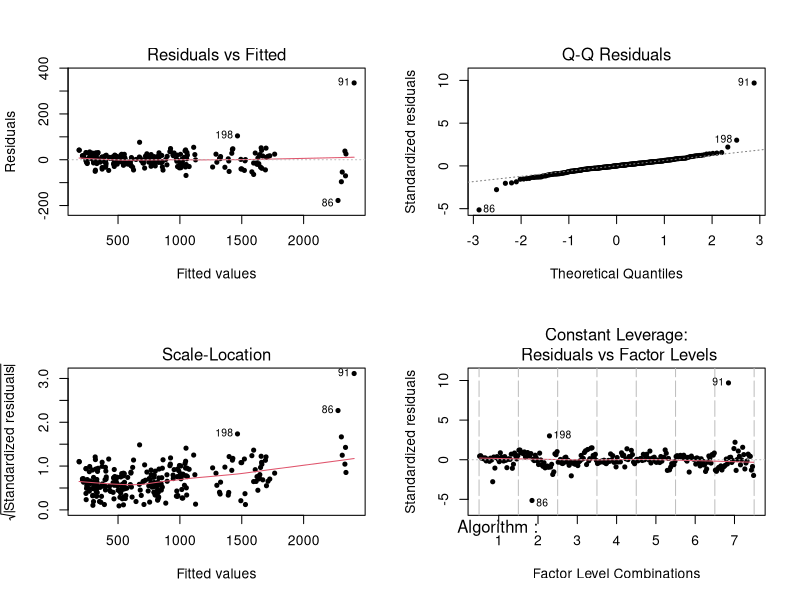
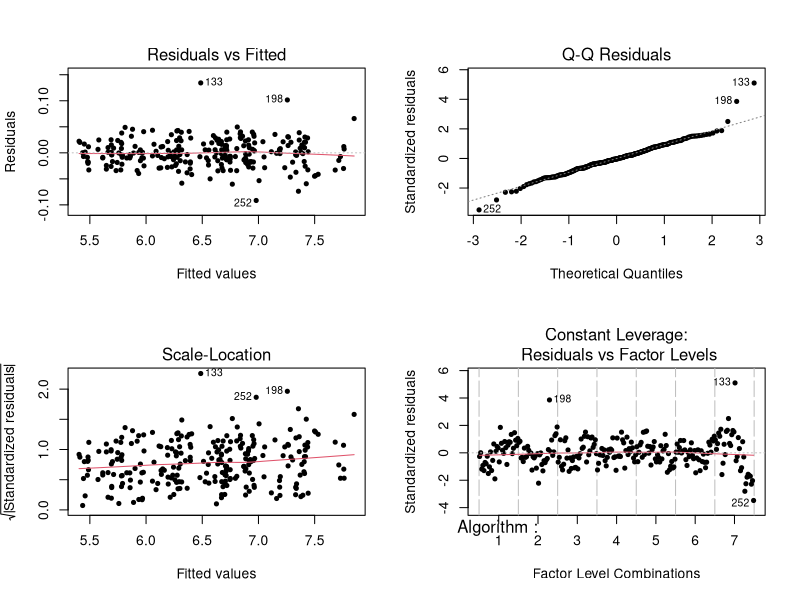
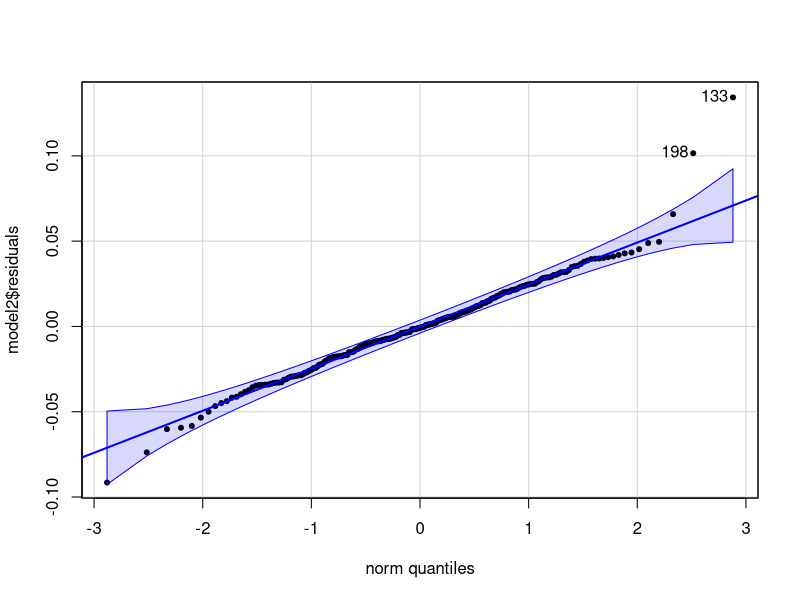
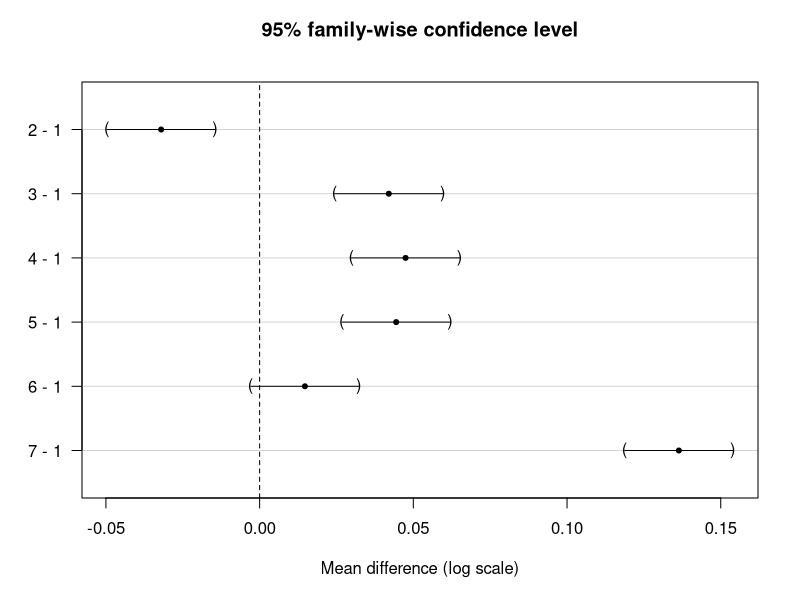
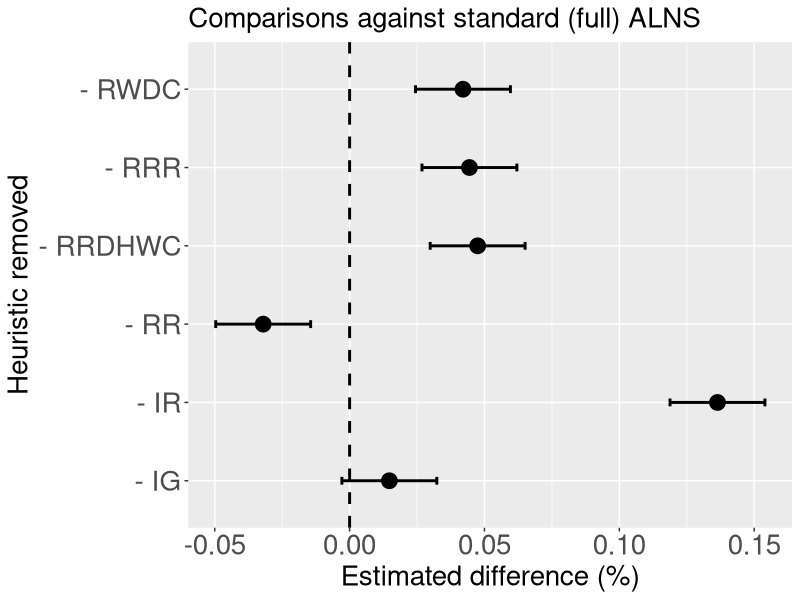
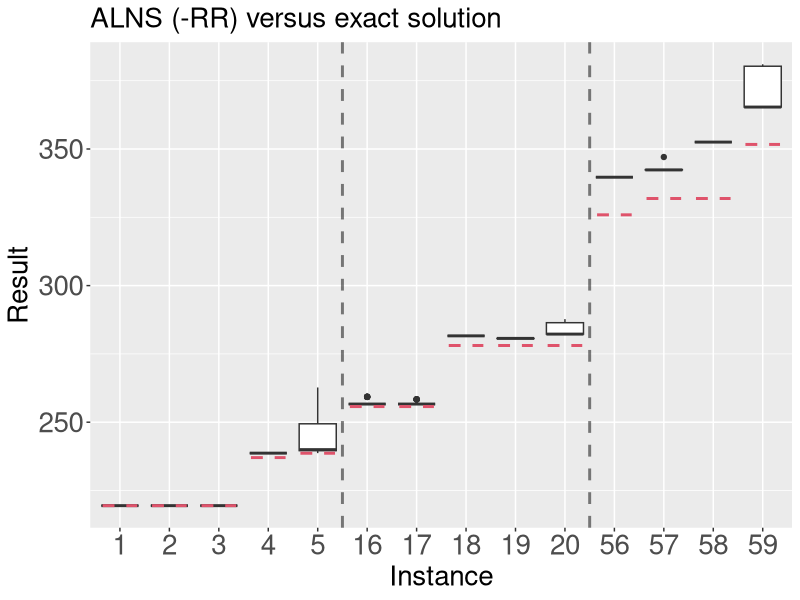

Reproduce these figures in R, in order.
# Statistical analysis for manuscript:
# A.L. Silva, A.L. Maravilha, J.A. Ramirez, J.-Y. Potvin, F.Campelo
# One-Dimensional Loading Capacitated Vehicle Routing Problem with Multiple Stacks

# Load data
data <- read.table("../data/algo.txt",
                   header = TRUE)

# Set instance number to start with 1 (instead of 0):
data$inst <- data$inst + 1

#=====
# Part I: comparison of performance - full ALNS vs. pruned versions

# Aggregate data (algorithm means by instances)
aggdata <- with(data,
                aggregate(x   = resultado,
                          by  = list(alg, inst),
                          FUN = mean))

# Add subgroup ID variable
aggdata<-data.frame(Algorithm        = as.factor(aggdata[, 1]),
                    Instance         = as.factor(aggdata[, 2]),
                    Group            = rep(as.factor(1:36), 
                                           each = 35),
                    Mean_Performance = aggdata[, 3])


# Final aggregation (algorithm means by instance subgroup)
aggdata2 <- with(aggdata,
                 aggregate(x    = Mean_Performance,
                           by   = list(Algorithm, 
                                       Group),
                           FUN  = mean))

# Rename columns
names(aggdata2) <- c("Algorithm",
                     "Instance_Group",
                     "Mean_Performance")

# First model
model <- aov(Mean_Performance~Algorithm+Instance_Group,
             data = aggdata2)

# Graphical test of assumptions
par(mfrow = c(2, 2))
plot(model, pch = 20)

# Try log-transformed data
model2 <- aov(log(Mean_Performance)~Algorithm+Instance_Group,
              data = aggdata2)

# Graphical test of assumptions
plot(model2, pch = 20)
library(car)
par(mfrow = c(1, 1))
qqPlot(model2$residuals,
       pch = 20)

# Excellent! Print model summary
summary(model2)

# Get model r2 (quantify proportion of explained variance)
summary.lm(model2)$r.squared

# Perform multiple comparisons against full ALNS
library(multcomp)
duntest <- glht(model2,
                linfct = mcp(Algorithm = "Dunnett"))

duntestCI <- confint(duntest)
plot(duntestCI,
     xlab = "Mean difference (log scale)")

# preprocess for plotting using ggplot2 (paper quality)
dtCI <- as.data.frame(duntestCI$confint)
dtCI <- cbind(dtCI, 
              names = c("- RR",
                        "- RWDC",
                        "- RRDHWC",
                        "- RRR",
                        "- IG",
                        "- IR"))

#=====
library(ggplot2)
pdf("../figures/Dunnett.pdf",
    width = 16,
    height = 8)
dunPlot <- ggplot(dtCI, 
                  aes(y = Estimate, 
                      x = names))
dunPlot +
  geom_point(size = 5) +
  geom_errorbar(mapping = aes(ymin = lwr,
                              ymax = upr),
                width   = .1, 
                size    = 1, 
                colour  = "black") + 
  geom_hline(mapping  = aes(yintercept = 0),
             linetype = "dashed", 
             size     = 1) + 
  coord_flip() + 
  theme(axis.text   = element_text(size = 20),
        axis.title  = element_text(size = 20),
        plot.title  = element_text(size = 20)) + 
  ylab("Estimated difference (%)") + 
  xlab("Heuristic removed") + 
  ggtitle("Comparisons against standard (full) ALNS")

dev.off()

#=====
# Effects (exploratory)
# library(effects)
# effs <- allEffects(model2,
#                    transformation = list(link     = log,
#                                          inverse  = exp))
# plot(effs,
#      "Algorithm",
#      type   = "response",
#      lty    = 3,
#      lwd    = 1,
#      grid   = TRUE,
#      cex    = 2,
#      ylab   = "Mean Cost")
#=====

# Part II: performance of the "best" version vs. optimal values of selected 
# instances

# Isolate the "best" configuration (ALNS - RR)
data2 <- subset(data,
                alg == 2)[, -(1:2)]
names(data2) <- c("Instance",
                  "Result")
data2$Instance <- as.factor(data2$Instance)

# Boxplots (exploratory)
# with(data2,
#      boxplot(Result~Instance,
#              pch    = 16,
#              cex    = 0.25,
#              col    = "#777777",
#              las    = 1,
#              box    = "n",
#              tck    = 1,
#              xlab   = "Instance",
#              ylab   = "Cost"))
# grid(NA, NULL, lwd = 2)

#=====
# Read and preprocess optimal values
optvals <- read.csv("../data/optimal_values.csv",
                    header  = T,
                    sep     = ",")[, -1]
optvals <- optvals[complete.cases(optvals), ]
optvals$Instance <- as.factor(optvals$Instance)
optvals[, 3] <- optvals[, 3] / 1000
names(optvals)[3] <- "Time_s"
optvals <- cbind(optvals,
                 Posx = as.numeric(rownames(optvals)))

#=====
# Subset results from ALNS (-RR) for the relevant instances
data3 <- subset(data2,
                Instance %in% optvals$Instance)
data3$Instance <- factor(data3$Instance)
Group <- c(rep("01", 5),
           rep("04", 5),
           rep("12", 4))
data3 <- cbind(data3, 
               Group = rep(Group,
                           times = 30))

#=====
# Generate plot (paper quality)
pdf("../figures/ALNSvsOPT.pdf",
    width   = 16,
    height  = 8)
mybox <- ggplot(data    = data3, 
                mapping = aes(x = Instance, 
                              y = Result))
mybox + 
  geom_boxplot() + 
  geom_vline(mapping  = aes(xintercept = 5.5),
             linetype = 2, 
             size     = 1,
             alpha    = 0.5) + 
  geom_vline(mapping  = aes(xintercept = 10.5),
             linetype = 2, 
             size     = 1,
             alpha    = 0.5) + 
  geom_segment(data     = optvals, 
               mapping  = aes(x   = Posx - 0.35,
                             xend = Posx + 0.35,
                             y    = Value,
                             yend = Value), 
               linetype = 2,
               size     = 1,
               colour   = 2) + 
  theme(axis.text   = element_text(size = 20),
        axis.title  = element_text(size = 20),
        plot.title  = element_text(size = 20)) + 
  ylab("Result") + 
  xlab("Instance") + 
  ggtitle("ALNS (-RR) versus exact solution")
dev.off()

#=====
# Extract best ALNS(-RR) solutions for each instance
aggbest <- with(data2,
                aggregate(x   = Result,
                          by  = list(Instance),
                          FUN = min))

names(aggbest) <- c("Instance",
                    "Best_ALNS")

# Best ALNS values vs optimal values 
res <- cbind(aggbest[as.numeric(as.character(optvals[, 1])),],
             Optimal_value = optvals[, 2],
             Gap = round(100 * (aggbest[as.numeric(as.character(optvals[, 1])), 2] 
                                - optvals[, 2]) / optvals[, 2], 2))
